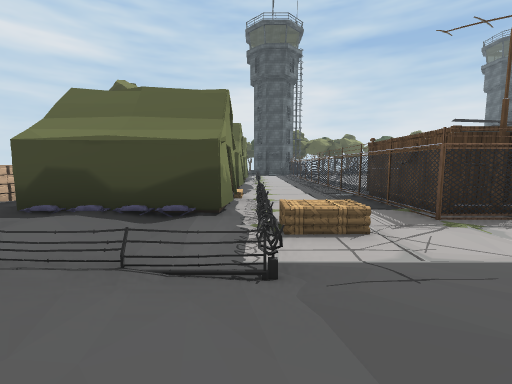
View 1 (above)

24 first-person views from a walk through a 3-D level made in the Unity game engine. The camera is 1.3 m above the floor, tilts 6° down and sees 90° across. The floor is counted in squares, 2 m on a side. Each view is taken from the middle of a square. On the plan, view 1 faces up. The plan holds only what a view shows up to about 9 squares ahead; the rest is blank. The place goes on beyond the plan. The player is left out. Door leaves are left out, so doorways stand open. Some surface patterns are stand-ins.

View 2
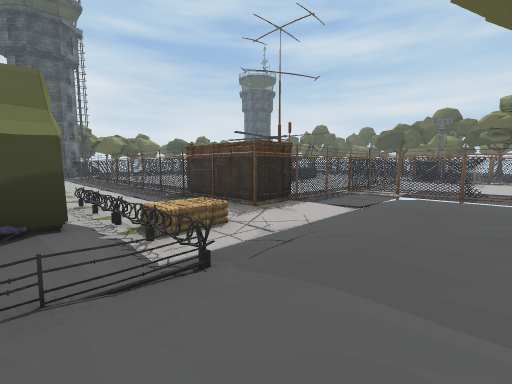

View 3
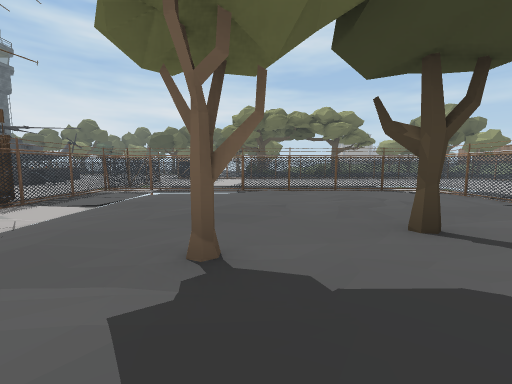

View 4
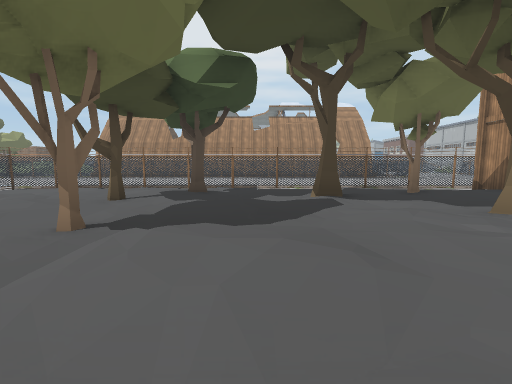

View 5
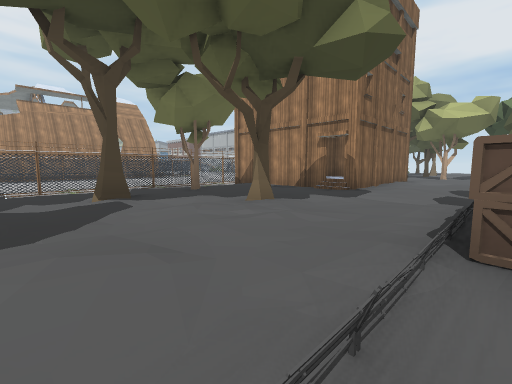

View 6
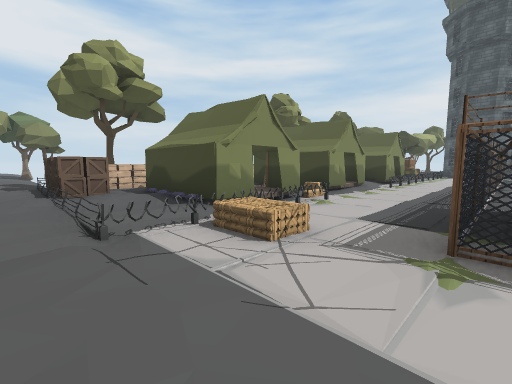

View 7
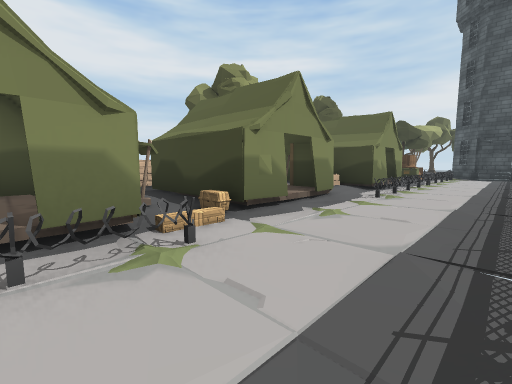

View 8
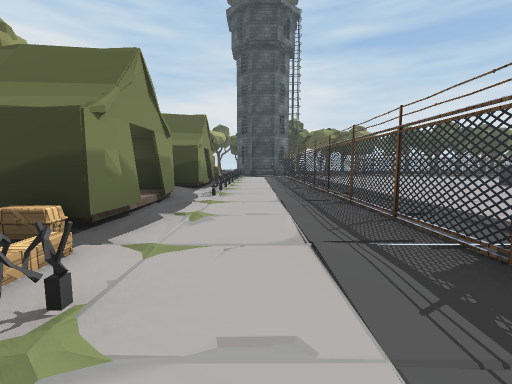

View 9
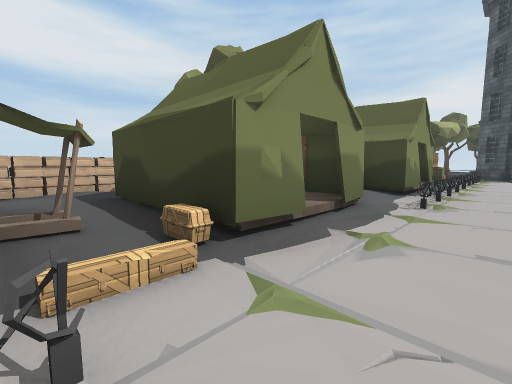

View 10
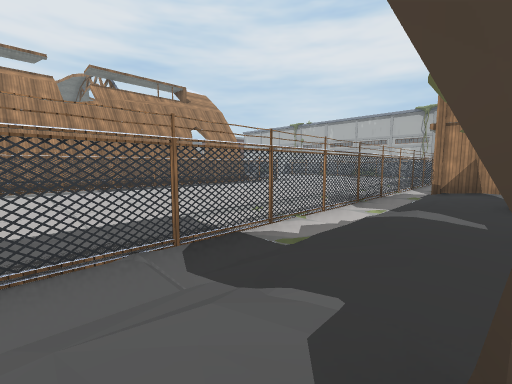

View 11
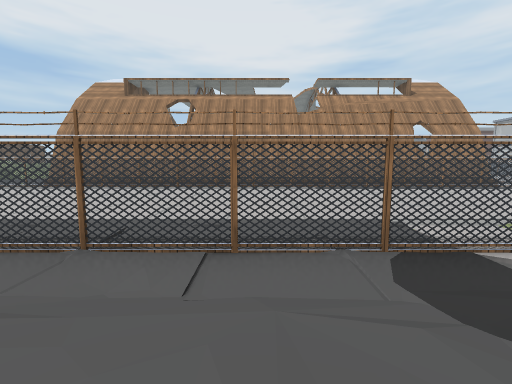

View 12
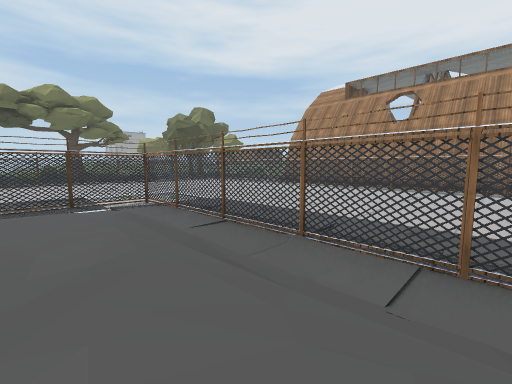

View 13
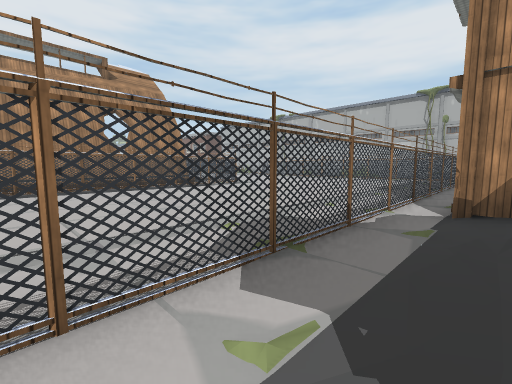

View 14
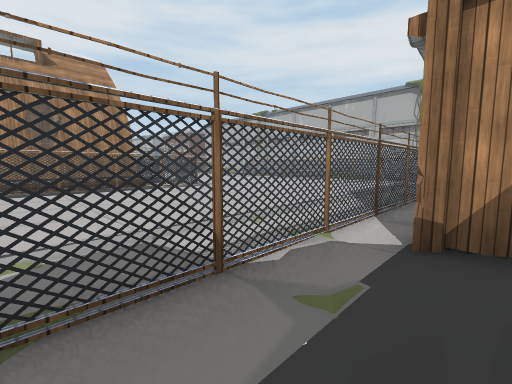

View 15
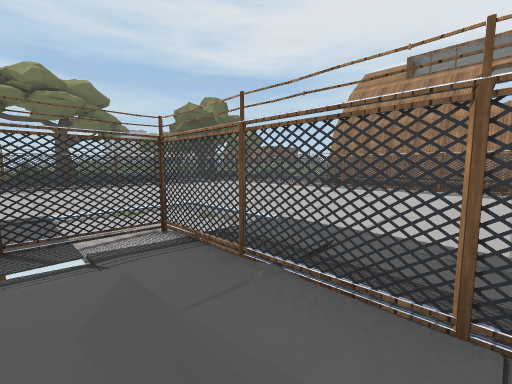

View 16
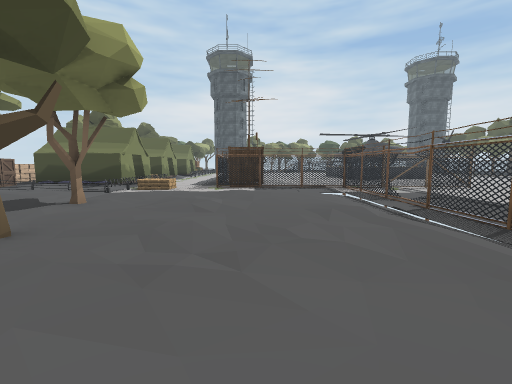

View 17
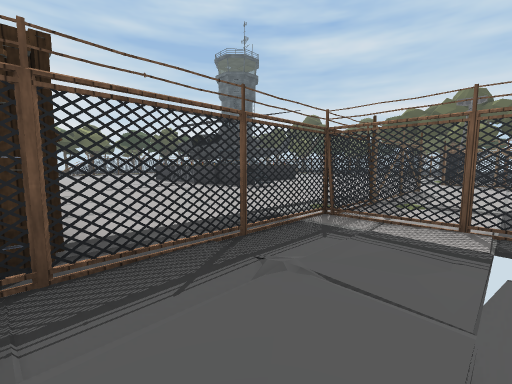

View 18
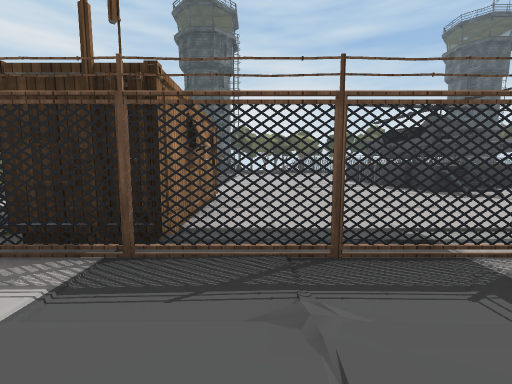

View 19
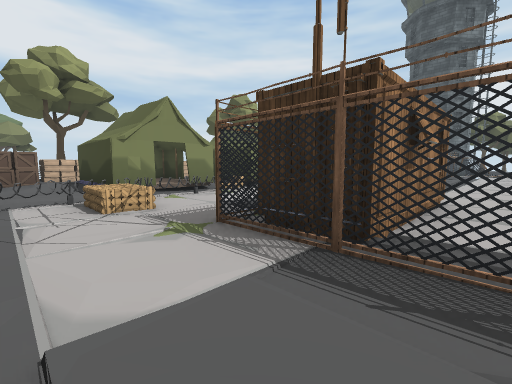

View 20
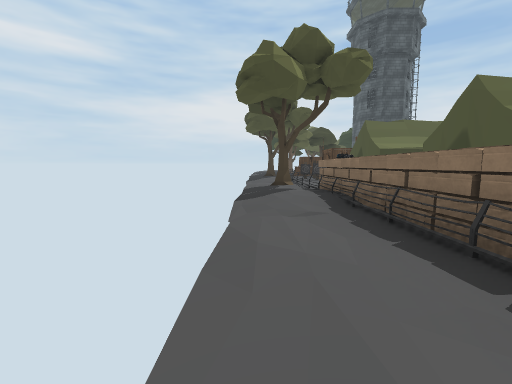

View 21
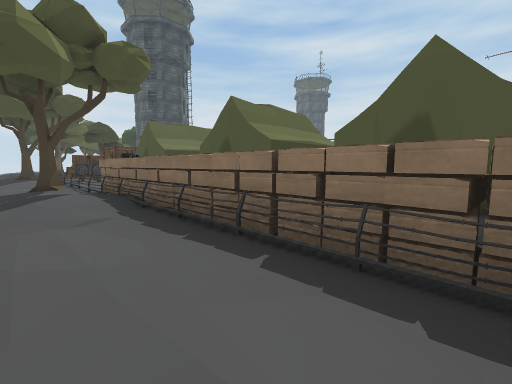

View 22
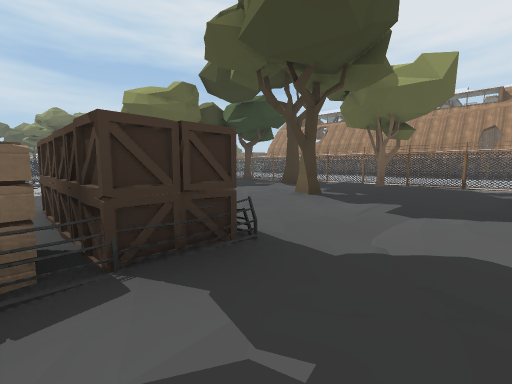

View 23
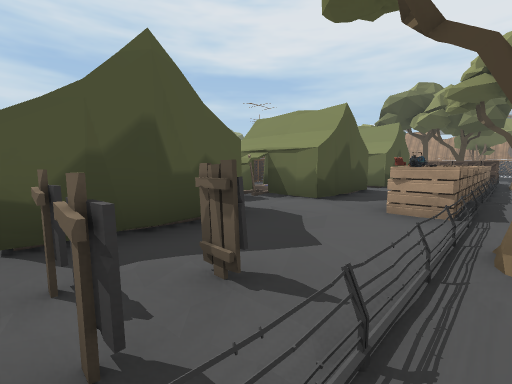

View 24
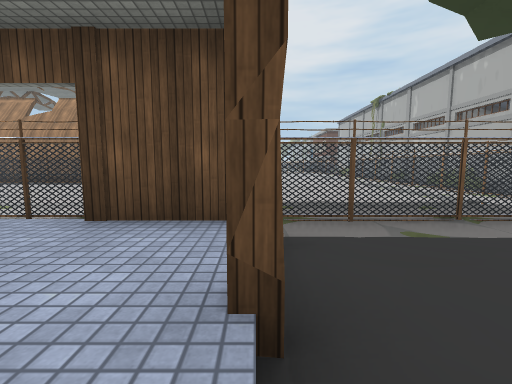

### Floor plan
Key: @ floor where view 1 was taken; # wall or solid block; x gap in a wall; . main floor; : floor 0.25 m higher than the main floor; - floor 0.25 m lower than the main floor; + floor 0.5 m higher than the main floor; / step, stairs or slope; = window, fence, low wall or low ledge; ^ raised ledge; T tent; C crate; F fence; H thing the floor can be seen under or through; R tree; O other object.
Columns run from 20 left of view 1 to 9 right of it. Each row starts with its distance up from view 1.
 14              /:##T T# .# ...
 13              ..#:T +#..#.....^
 12              /R::TTT#..#.....
 11              /R:::^#=..#.....#
 10              /:O:TTT#..#.....#
  9              /:^:T TT..#.....#
  8              /: :T TT..#.....#
  7              .. :TTC.. ##....#
  6              /:^:TTT#..##.....
  5              /:^:T::x..##.....
  4              /R^:TTT#C.F#FFFF.
  3              /#^::/:#C.....F #
  2              /:##:.:=//....F./
  1         :/::::.:::::/:::::.F//
  0         :/::::::::::@:::::././
 -1          ####:::#::::#::::/H.
 -2            ##:::::::::::::/H
 -3         /  ##:::::#:/:#:://=.
 -4       ::#+  #.:#::::#::::./#//
 -5       ////+ H//////:/:::::/=./
 -6      HHHHHHHHHHHHHHHHHHHHHF#-
 -7     .......................--/
 -8    .////////////////........//
 -9   #...........................
-10   #...........................
-11 ###..... .....................
-12  ## ...   ....................
-13            ///////////////////
-14            ##################
-15             ##   ###########

Positions as (right, up) in squares from view 1, and headings:
1: (0, 0), facing up
2: (-1, 0), facing up-right
3: (-1, -1), facing right
4: (-1, 2), facing down
5: (-1, 2), facing down-left
6: (3, 1), facing up-left
7: (2, 5), facing up-left
8: (1, 5), facing up
9: (1, 6), facing up-left
10: (1, -4), facing down-left
11: (1, -4), facing down
12: (1, -4), facing down-right
13: (-3, -5), facing down-left
14: (-5, -5), facing down-left
15: (4, -5), facing down-right
16: (4, -5), facing up
17: (4, 2), facing up-right
18: (5, 2), facing up
19: (5, 2), facing up-left
20: (-7, 4), facing up
21: (-7, 4), facing up-right
22: (-7, 3), facing down-right
23: (-6, 14), facing down-right
24: (-12, -3), facing down
